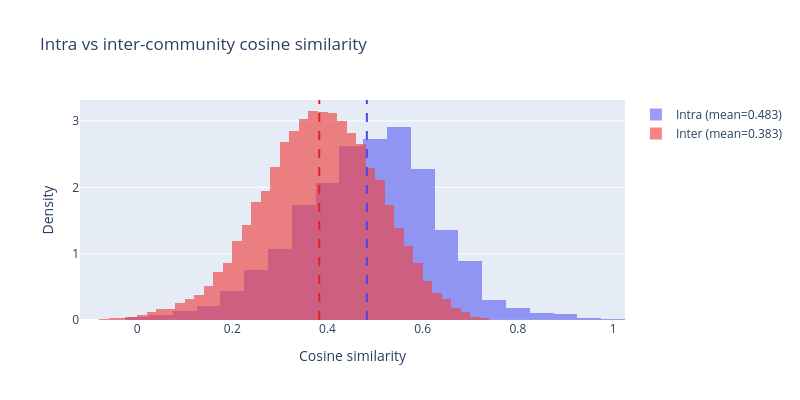

The code cell stored with this chart in its notebook:
### Code cell
fig = go.Figure()
fig.add_trace(go.Histogram(
    x=intra, nbinsx=50, opacity=0.65,
    marker_color="#6366f1", name=f"Intra (mean={np.mean(intra):.3f})",
    histnorm="probability density"
))
fig.add_trace(go.Histogram(
    x=inter, nbinsx=50, opacity=0.65,
    marker_color="#ef4444", name=f"Inter (mean={np.mean(inter):.3f})",
    histnorm="probability density"
))
fig.add_vline(x=np.mean(intra), line_dash="dash", line_color="#4f46e5")
fig.add_vline(x=np.mean(inter), line_dash="dash", line_color="#dc2626")
fig.update_layout(
    barmode="overlay",
    title="Intra vs inter-community cosine similarity",
    xaxis_title="Cosine similarity",
    yaxis_title="Density",
    width=800, height=400
)
fig.show()

### Figure 1 — Plotly figure (JSON) as saved in the notebook; plotly's stock layout.template omitted (floating-point values rounded to 4 significant figures; data arrays with more than 128 entries replaced by an {"elided": "..."} marker saying what was removed)
{"data": [{"histnorm": "probability density", "marker": {"color": "#6366f1"}, "name": "Intra (mean=0.483)", "nbinsx": 50, "opacity": 0.65, "type": "histogram", "x": {"elided": "4772 float values"}}, {"histnorm": "probability density", "marker": {"color": "#ef4444"}, "name": "Inter (mean=0.383)", "nbinsx": 50, "opacity": 0.65, "type": "histogram", "x": {"elided": "40078 float values"}}], "layout": {"barmode": "overlay", "height": 400, "shapes": [{"line": {"color": "#4f46e5", "dash": "dash"}, "type": "line", "x0": 0.4827, "x1": 0.4827, "xref": "x", "y0": 0, "y1": 1, "yref": "y domain"}, {"line": {"color": "#dc2626", "dash": "dash"}, "type": "line", "x0": 0.3827, "x1": 0.3827, "xref": "x", "y0": 0, "y1": 1, "yref": "y domain"}], "title": {"text": "Intra vs inter-community cosine similarity"}, "width": 800, "xaxis": {"title": {"text": "Cosine similarity"}}, "yaxis": {"title": {"text": "Density"}}}}
